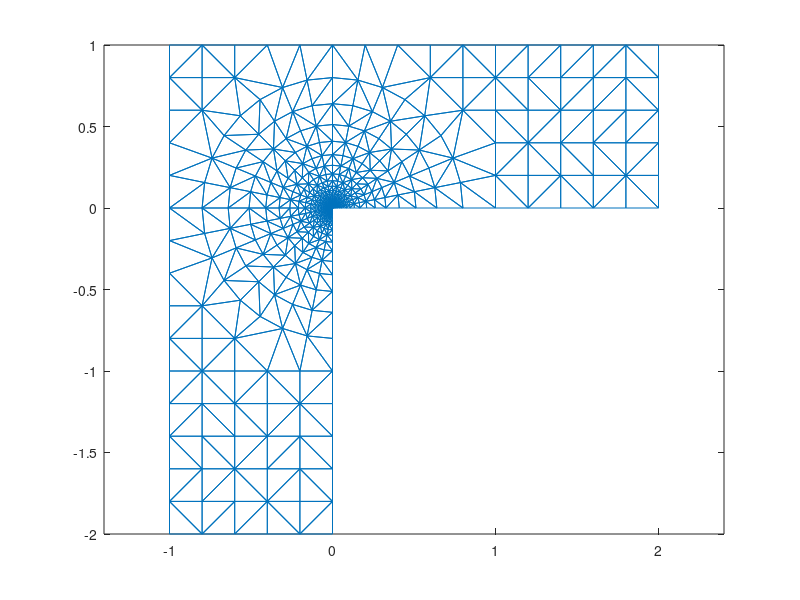

The MATLAB source for this figure:
%%%%%%%%%%%%%%%%%%%%%%%%%%%%%%%%%%%%%%%%%%%%%%%%%%%%%%%%%%%%%%%%%%%%%%%%%%%%%%%
%%%%%%%%%%%%%%%%%%%%%%%%%%%%%%%%%%%%%%%%%%%%%%%%%%%%%%%%%%%%%%%%%%%%%%%%%%%%%%%
%Script for EFR 13.4b
%We deploy the nodes in three stages
%Stage 1:  Outside the circle of radius 1, center (0,0), squarelike grid
%with gap size s = 0.2
%We can do boundary and interior nodes together:
count=1;
for xt=-1:.2:2
    for yt=-2:.2:1
        pt=[xt yt]; %test point
        if norm(pt,2)>.8+.1 & ~(xt>0 & yt<0)
            %these conditions ensure the test point is in the domain and a
            %safe distance from the boundary of the outer circle of Stage 2
            x(count)=xt;, y(count)=yt;, count=count+1;
        end
    end
end
%Stage 2:  Put nodes on concentric circles with exponential decay of radii
angles=0:pi/16:3*pi/2; %this vector of angles will not change in the loop
for k=1:40
    r=.8^k;
    for theta = angles
        x(count)=r*cos(theta);, y(count)=r*sin(theta);, count=count+1;
        if k==0 & (x(count-1)<-.95|y(count-1)>.95)
        count=count-1;, end %discard points too close to domain boundary
    end
end
%Stage 3:  Put nodes on the inside of the last circle of Stage 2
gap=3*pi/4*r/13; %approx. gap size gotton by dividing arclength of last circle 
%by number of nodes that were put on it
xvec=linspace(-r,r,2*ceil(r/gap)+1);, yvec=xvec;
for xt=xvec
    for yt=yvec
     pt=[xt yt]; %test point
        if norm(pt,2)<=r-gap/2 & ~(xt>0 & yt<0)
            %these conditions ensure the test point is in the domain and a
            %safe distance from the boundary of the circle
            x(count)=xt;, y(count)=yt;, count=count+1;
        end 
    end
end
%plot(x,y,'rp')
tri = delaunay(x,y);
hold on, trimesh(tri,x,y), axis('equal')

% Now we put in extra ghost nodes to detect bad elements
% There are several ways to do this, we will deploy them in a 
% sufficient pattern on the ray theta = - pi/4
nnodes=count-1; %number of nodes
x(count)=1;, y(count)=-1;, count=count+1;
for k=0:40
x(count)=.8^k*cos(-pi/4);, y(count)=.8^k*sin(-pi/4);, count=count+1;
end
for k=r:-gap:gap
x(count)=k*cos(-pi/4);, y(count)=k*sin(-pi/4);, count=count+1;
end
x(count)=gap/2*cos(-pi/4);, y(count)=gap/2*sin(-pi/4);, count=count+1;
tri = delaunay(x,y);
clf, plot(x(nnodes+1:count-1), y(nnodes+1:count-1), 'rp')
hold on, trimesh(tri,x,y), axis('equal')
size(tri)
%ans =
%       2406           3
badelcount=1;
for ell=1:2406
    if max(ismember(nnodes+1:count-1, tri(ell,:)))
        badel(badelcount)=ell;
        badelcount=badelcount+1;
    end
end
clf
tri=tri(setdiff(1:2406,badel),:);
x=x(1:nnodes);, y=y(1:nnodes);
trimesh(tri,x,y), axis('equal')
